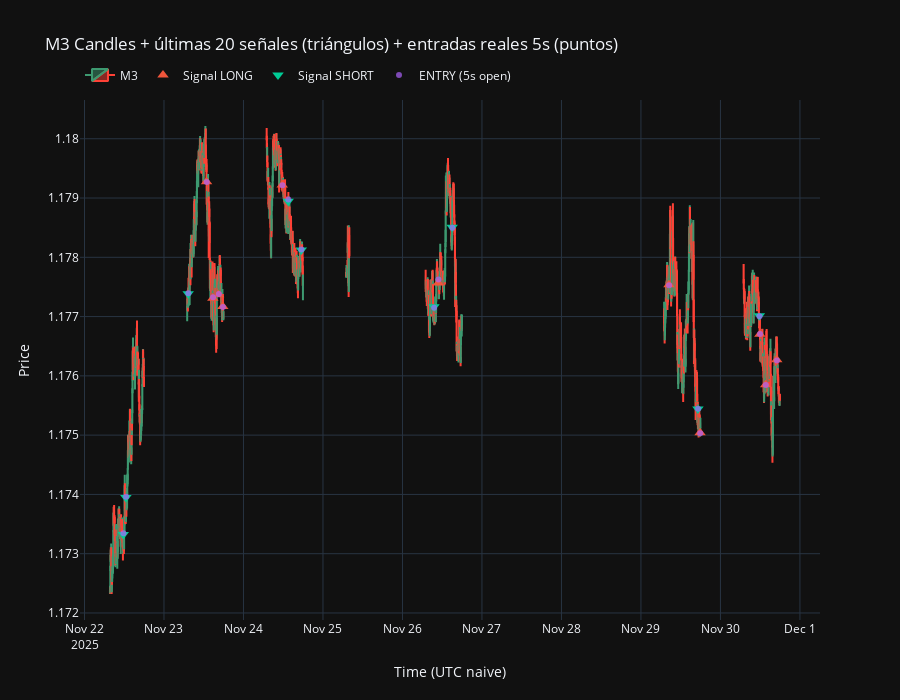

Notebook code for this chart:
### Code cell
import polars as pl
import plotly.graph_objects as go

TF_MIN = 3
N = 20

lastN = mapped_events.sort("signal_ts").tail(N).sort("signal_ts")

t0 = lastN.select(pl.col("signal_ts").min()).item() - pl.duration(minutes=240)
t1 = lastN.select(pl.col("signal_ts").max()).item() + pl.duration(minutes=60)

m3_window = (
    df_m3.filter((pl.col("ts") >= t0) & (pl.col("ts") <= t1))
         .select(["ts","open","high","low","close"])
         .sort("ts")
         .to_pandas()
)

sig_pts = (
    lastN.join(
        df_m3.select([pl.col("ts").alias("signal_ts"), pl.col("close").alias("signal_price")]),
        on="signal_ts",
        how="left"
    )
)

entry_pts = (
    lastN.join(
        df_5s.select([pl.col("ts").alias("entry_ts"), pl.col("open").alias("entry_price_5s")]),
        on="entry_ts",
        how="left"
    )
)

sig_pd   = sig_pts.to_pandas()
entry_pd = entry_pts.to_pandas()

longs  = sig_pd[sig_pd["signal"] == 1]
shorts = sig_pd[sig_pd["signal"] == -1]

fig = go.Figure()

fig.add_trace(go.Candlestick(
    x=m3_window["ts"],
    open=m3_window["open"],
    high=m3_window["high"],
    low=m3_window["low"],
    close=m3_window["close"],
    name="M3"
))

if len(longs):
    fig.add_trace(go.Scatter(
        x=longs["signal_ts"],
        y=longs["signal_price"],
        mode="markers",
        name="Signal LONG",
        marker=dict(symbol="triangle-up", size=10),
        hovertemplate="LONG SIGNAL<br>%{x}<br>close(M3)=%{y}<extra></extra>"
    ))

if len(shorts):
    fig.add_trace(go.Scatter(
        x=shorts["signal_ts"],
        y=shorts["signal_price"],
        mode="markers",
        name="Signal SHORT",
        marker=dict(symbol="triangle-down", size=10),
        hovertemplate="SHORT SIGNAL<br>%{x}<br>close(M3)=%{y}<extra></extra>"
    ))

fig.add_trace(go.Scatter(
    x=entry_pd["entry_ts"],
    y=entry_pd["entry_price_5s"],
    mode="markers",
    name="ENTRY (5s open)",
    marker=dict(symbol="circle", size=6, opacity=0.7),
    hovertemplate="ENTRY<br>%{x}<br>open(5s)=%{y}<extra></extra>"
))

fig.update_layout(
    title=f"M3 Candles + últimas {N} señales (triángulos) + entradas reales 5s (puntos)",
    xaxis_title="Time (UTC naive)",
    yaxis_title="Price",
    xaxis_rangeslider_visible=False,
    template="plotly_dark",
    height=700,
    legend=dict(orientation="h", yanchor="bottom", y=1.02, xanchor="left", x=0),
)

fig.show()

### Figure 1 — Plotly figure (JSON) as saved in the notebook; plotly's stock layout.template omitted (floating-point values rounded to 4 significant figures; data arrays with more than 128 entries replaced by an {"elided": "..."} marker saying what was removed)
{"data": [{"close": {"elided": "1325 float values"}, "high": {"elided": "1325 float values"}, "low": {"elided": "1325 float values"}, "name": "M3", "open": {"elided": "1325 float values"}, "type": "candlestick", "x": {"elided": "1325 str values"}}, {"hovertemplate": "LONG SIGNAL<br>%{x}<br>close(M3)=%{y}<extra></extra>", "marker": {"size": 10, "symbol": "triangle-up"}, "mode": "markers", "name": "Signal LONG", "type": "scatter", "x": ["2025-11-23T12:51:00.000", "2025-11-23T14:45:00.000", "2025-11-23T16:30:00.000", "2025-11-23T17:45:00.000", "2025-11-24T11:42:00.000", "2025-11-26T10:48:00.000", "2025-11-29T08:27:00.000", "2025-11-29T17:51:00.000", "2025-11-30T11:54:00.000", "2025-11-30T13:39:00.000", "2025-11-30T17:00:00.000"], "y": [1.179, 1.177, 1.177, 1.177, 1.179, 1.178, 1.178, 1.175, 1.177, 1.176, 1.176]}, {"hovertemplate": "SHORT SIGNAL<br>%{x}<br>close(M3)=%{y}<extra></extra>", "marker": {"size": 10, "symbol": "triangle-down"}, "mode": "markers", "name": "Signal SHORT", "type": "scatter", "x": ["2025-11-22T11:42:00.000", "2025-11-22T12:30:00.000", "2025-11-23T07:18:00.000", "2025-11-24T13:30:00.000", "2025-11-24T17:27:00.000", "2025-11-26T09:30:00.000", "2025-11-26T15:00:00.000", "2025-11-29T17:12:00.000", "2025-11-30T11:45:00.000"], "y": [1.173, 1.174, 1.177, 1.179, 1.178, 1.177, 1.179, 1.175, 1.177]}, {"hovertemplate": "ENTRY<br>%{x}<br>open(5s)=%{y}<extra></extra>", "marker": {"opacity": 0.7, "size": 6, "symbol": "circle"}, "mode": "markers", "name": "ENTRY (5s open)", "type": "scatter", "x": ["2025-11-22T11:45:00.000", "2025-11-22T12:33:00.000", "2025-11-23T07:21:05.000", "2025-11-23T12:54:00.000", "2025-11-23T14:48:00.000", "2025-11-23T16:33:00.000", "2025-11-23T17:48:00.000", "2025-11-24T11:45:10.000", "2025-11-24T13:33:00.000", "2025-11-24T17:30:00.000", "2025-11-26T09:33:05.000", "2025-11-26T10:51:05.000", "2025-11-26T15:03:00.000", "2025-11-29T08:30:00.000", "2025-11-29T17:15:00.000", "2025-11-29T17:54:00.000", "2025-11-30T11:48:00.000", "2025-11-30T11:57:10.000", "2025-11-30T13:42:00.000", "2025-11-30T17:03:00.000"], "y": [1.173, 1.174, 1.177, 1.179, 1.177, 1.177, 1.177, 1.179, 1.179, 1.178, 1.177, 1.178, 1.179, 1.178, 1.175, 1.175, 1.177, 1.177, 1.176, 1.176]}], "layout": {"height": 700, "legend": {"orientation": "h", "x": 0, "xanchor": "left", "y": 1.02, "yanchor": "bottom"}, "title": {"text": "M3 Candles + últimas 20 señales (triángulos) + entradas reales 5s (puntos)"}, "xaxis": {"rangeslider": {"visible": false}, "title": {"text": "Time (UTC naive)"}}, "yaxis": {"title": {"text": "Price"}}}}
